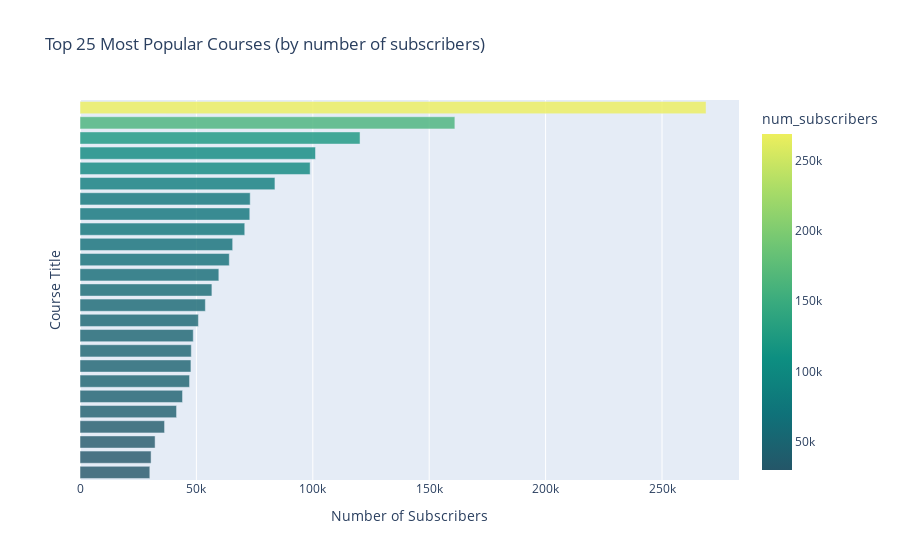

Notebook code cell kept with this figure:
### Markdown cell above
## Top 25 Most Popular Free Courses

### Code cell
top25_free = free_courses_df.sort_values("num_subscribers", ascending=False)[0:25].sort_values("num_subscribers", ascending=True).reset_index(drop=True).reset_index()
fig = px.bar(top25_free,
               y    = 'index',
               x    = 'num_subscribers',
               orientation = 'h',
               color       = 'num_subscribers',
               hover_name  = 'course_title',
               title       = 'Top 25 Most Popular Courses (by number of subscribers)',
               opacity     = 0.8,
               color_continuous_scale = px.colors.sequential.Aggrnyl,
               height = 800,
              )

fig.update_layout(showlegend=False)
fig.update_xaxes(title='Number of Subscribers')
fig.update_yaxes(title='Course Title',showticklabels=False)
fig.show()

### Figure 1 — Plotly figure (JSON) as saved in the notebook; plotly's stock layout.template omitted (floating-point values rounded to 4 significant figures)
{"data": [{"alignmentgroup": "True", "hovertemplate": "<b>%{hovertext}</b><br><br>num_subscribers=%{marker.color}<br>index=%{y}<extra></extra>", "hovertext": ["Learn E-Commerce Website in PHP & MySQL From Scratch!", "AngularJS For Beginners", "Create An HTML5 Video Player From Scratch", "Learn Object Oriented PHP By Building a Complete Website", "Bootstrap 4 Quick Start: Code Modern Responsive Websites", "Professional Logo Design in Adobe Illustrator", "Javascript Essentials", "Getting Started with Playing Guitar", "Figure Drawing From Life Using The Reilly Technique.", "Learn PHP Fundamentals From Scratch", "Stock Market Investing for Beginners", "Photoshop In-Depth: Master all of Photoshop's Tools Easily", "Accounting in 60 Minutes - A Brief Introduction", "Learn Responsive Web Development from Scratch", "Quickstart AngularJS", "Bitcoin or How I Learned to Stop Worrying and Love Crypto", "HTML and CSS for Beginners - Build a Website & Launch ONLINE", "Web Development By Doing: HTML / CSS From Scratch", "Beginner Photoshop to HTML5 and CSS3", "Practical PHP: Master the Basics and Code Dynamic Websites", "Web Design for Web Developers: Build Beautiful Websites!", "Free Beginner Electric Guitar Lessons", "Build Your First Website in 1 Week with HTML5 and CSS3", "Coding for Entrepreneurs Basic", "Learn HTML5 Programming From Scratch"], "legendgroup": "", "marker": {"color": [29990, 30531, 32260, 36322, 41478, 44044, 47062, 47652, 47811, 48650, 50855, 53851, 56659, 59639, 64128, 65576, 70773, 72932, 73110, 83737, 98867, 101154, 120291, 161029, 268923], "coloraxis": "coloraxis", "opacity": 0.8, "pattern": {"shape": ""}}, "name": "", "offsetgroup": "", "orientation": "h", "showlegend": false, "textposition": "auto", "type": "bar", "x": [29990, 30531, 32260, 36322, 41478, 44044, 47062, 47652, 47811, 48650, 50855, 53851, 56659, 59639, 64128, 65576, 70773, 72932, 73110, 83737, 98867, 101154, 120291, 161029, 268923], "xaxis": "x", "y": [0, 1, 2, 3, 4, 5, 6, 7, 8, 9, 10, 11, 12, 13, 14, 15, 16, 17, 18, 19, 20, 21, 22, 23, 24], "yaxis": "y"}], "layout": {"autosize": true, "barmode": "relative", "coloraxis": {"colorbar": {"title": {"text": "num_subscribers"}}, "colorscale": [[0, "rgb(36, 86, 104)"], [0.1667, "rgb(15, 114, 121)"], [0.3333, "rgb(13, 143, 129)"], [0.5, "rgb(57, 171, 126)"], [0.6667, "rgb(110, 197, 116)"], [0.8333, "rgb(169, 220, 103)"], [1, "rgb(237, 239, 93)"]]}, "legend": {"tracegroupgap": 0}, "showlegend": false, "title": {"text": "Top 25 Most Popular Courses (by number of subscribers)"}, "xaxis": {"anchor": "y", "autorange": true, "domain": [0, 1], "range": [0, 283100.0], "title": {"text": "Number of Subscribers"}, "type": "linear"}, "yaxis": {"anchor": "x", "autorange": true, "domain": [0, 1], "range": [-0.5, 24.5], "showticklabels": false, "title": {"text": "Course Title"}, "type": "linear"}}}
